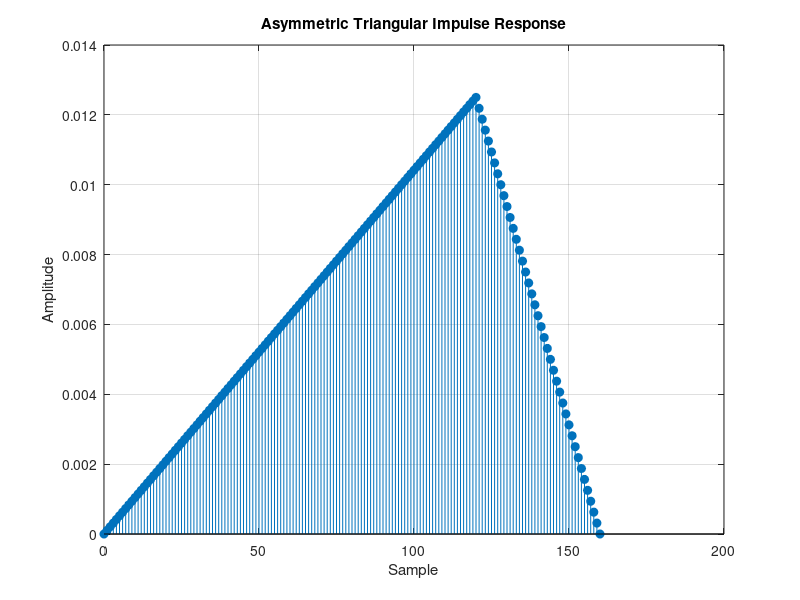

MATLAB code to generate this figure:
%% Custom FIR filter with asymmetric triangular impulse response
riseSamples = 120;                        % Number of samples for the linear rise
fallSamples = ceil(riseSamples / 3);      % Drop back to zero 3x faster

% Construct the piecewise-linear impulse response
rise = linspace(0, 1, riseSamples + 1);   % Includes both 0 and the peak
fall = linspace(1, 0, fallSamples + 1);   % Includes the peak and trailing zero
h = [rise(1:end-1), fall];                % Concatenate without repeating the peak

% Normalize so the filter has unity DC gain (optional but often desirable)
h = h / sum(h);

% Visualize the impulse response
n = 0:numel(h)-1;
stem(n, h, 'filled');
xlabel('Sample');
ylabel('Amplitude');
title('Asymmetric Triangular Impulse Response');
grid on;
